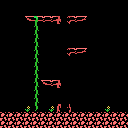

This is a level from a 2D game, rendered from its Tiled map with the project's own tilesets. A one-line summary and the complete map file follow:
An orthogonal 16x16 tile map with 8x8 px tiles, 1 tile layer (Tile Layer 1).

<map version="1.0" tiledversion="1.0.2" orientation="orthogonal" renderorder="right-down" width="16" height="16" tilewidth="8" tileheight="8" nextobjectid="1">
 <tileset firstgid="1" name="tiles" tilewidth="8" tileheight="8" tilecount="256" columns="16">
  <image source="tiles-jungle.png" width="128" height="128" />
 </tileset>
 <layer name="Tile Layer 1" width="16" height="16">
  <data encoding="csv">
0,0,0,0,0,0,0,1,1,0,0,0,0,0,0,0,
0,0,0,0,0,0,0,1,1,0,0,0,0,0,0,0,
0,0,0,139,136,137,137,17,25,137,138,0,0,0,0,0,
0,0,0,0,133,0,0,1,1,0,0,0,0,0,0,0,
0,0,0,0,133,0,0,1,1,0,0,0,0,0,0,0,
0,0,0,0,133,0,0,1,1,0,0,0,0,0,0,0,
0,0,0,0,133,0,0,1,25,137,138,0,0,0,0,0,
0,0,0,0,133,0,0,1,1,0,0,0,0,0,0,0,
0,0,0,0,133,0,0,1,1,0,0,0,0,0,0,0,
0,0,0,0,133,0,0,1,1,0,0,0,0,0,0,0,
0,0,0,0,133,139,137,17,1,0,0,0,0,0,0,0,
0,0,0,0,133,0,0,1,1,0,0,0,0,0,0,0,
0,0,0,0,133,0,0,1,1,0,0,0,0,0,0,0,
0,0,0,12,134,0,12,13,14,0,0,0,0,12,0,0,
146,146,146,146,146,146,146,146,146,146,146,146,146,146,146,146,
146,146,146,146,146,146,146,146,146,146,146,146,146,146,146,146
</data>
 </layer>
 <objectgroup name="Object Layer 1" />
</map>
